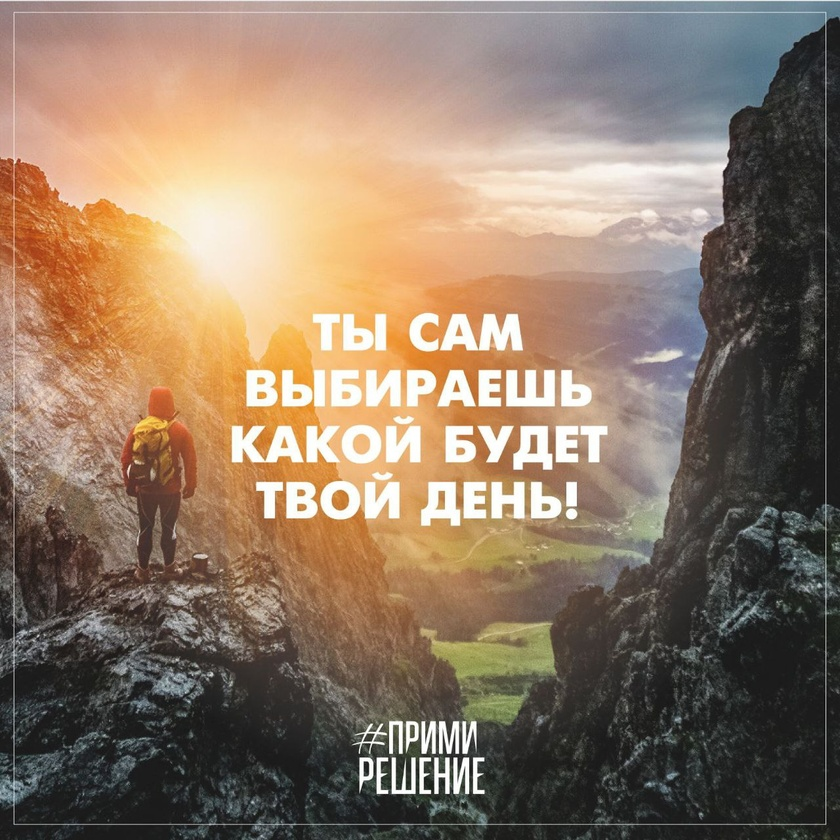
#> input picture 5353018101685414307.jpg, 840 x 840 px, shrunk from 1280 x 1280 before the run, given in place of img.png, which was not available
$ python script2.py
#> lines starting #> are read from the running program, lines starting #| are printed output that depends on the picture; pictures that were not available may be replaced by others from this repository, and a replacement may not be noted
import cv2
import numpy as np

def find_template_in_image(image_path, template_path, threshold=0.8):
    """
    Функция для поиска шаблона в изображении с учетом масштабирования.

    Args:
        image_path: Путь к исходному изображению.
        template_path: Путь к шаблону.
        threshold: Порог соответствия (0.0 - 1.0).

    Returns:
        Кортеж с координатами верхней левой точки найденного шаблона или None, если шаблон не найден.
    """
#> called with image_path = 'img.png', template_path = 'target.png', threshold = 0.8

    # Загрузка изображений в оттенках серого
    img = cv2.imread(image_path, cv2.IMREAD_GRAYSCALE)
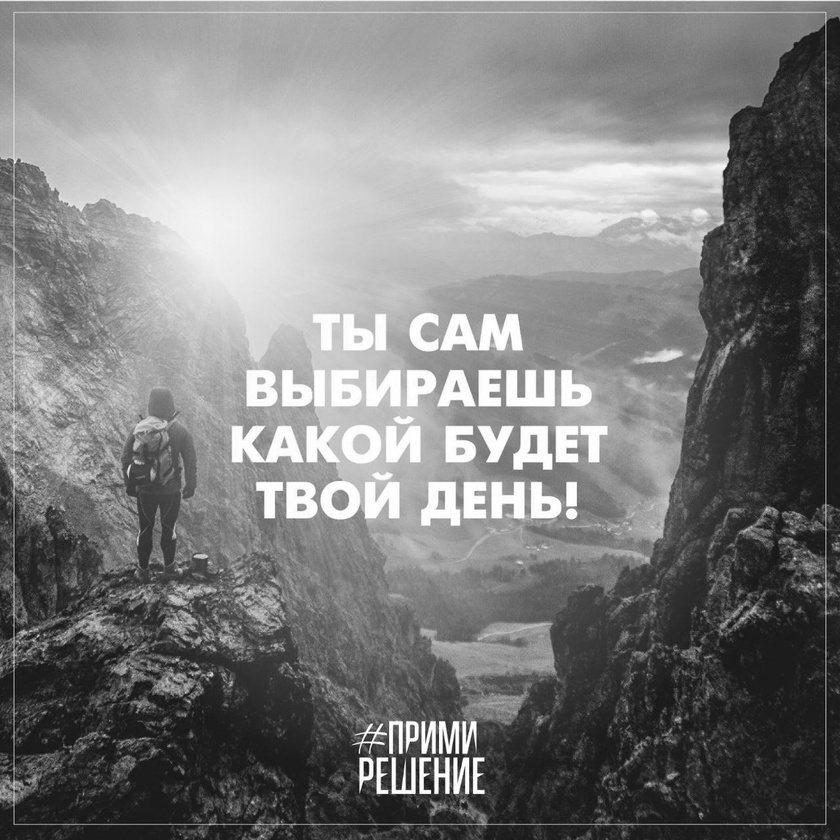
#> img: shape (840, 840); min 0, max 255, mean 125.6
    template = cv2.imread(template_path, cv2.IMREAD_GRAYSCALE)
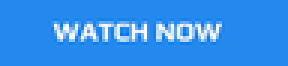
#> input picture template_with_diff_resolution/target.png, 96 x 22 px, shrunk from 147 x 34 before the run (shown 3 times larger)
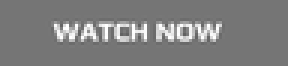
#> template: shape (22, 96) (shown 3 times larger); min 97, max 255, mean 127.2

    # Создание пирамиды изображений для поиска в разных масштабах
    w, h = template.shape[::-1]
#> w = 96; h = 22
    methods = [cv2.TM_CCOEFF_NORMED]  # Вы можете использовать другие методы сопоставления

    for mt in methods:
        img_copy = img.copy()

        # Сопоставление шаблона
        res = cv2.matchTemplate(img_copy, template, mt)
        min_val, max_val, min_loc, max_loc = cv2.minMaxLoc(res)

        if max_val > threshold:
            top_left = max_loc
            bottom_right = (top_left[0] + w, top_left[1] + h)
            cv2.rectangle(img_copy, top_left, bottom_right, 255, 2)
            cv2.imshow('Detected Point', img_copy)
            cv2.waitKey(0)
            return top_left
#> this loop made 1 pass
#> (min_val, max_val, min_loc, max_loc) on pass 1: (-0.41, 0.389, (500, 194), (608, 346))
#> pass 1, in find_template_in_image, `res = cv2.matchTemplate(img_copy, template, mt)`:
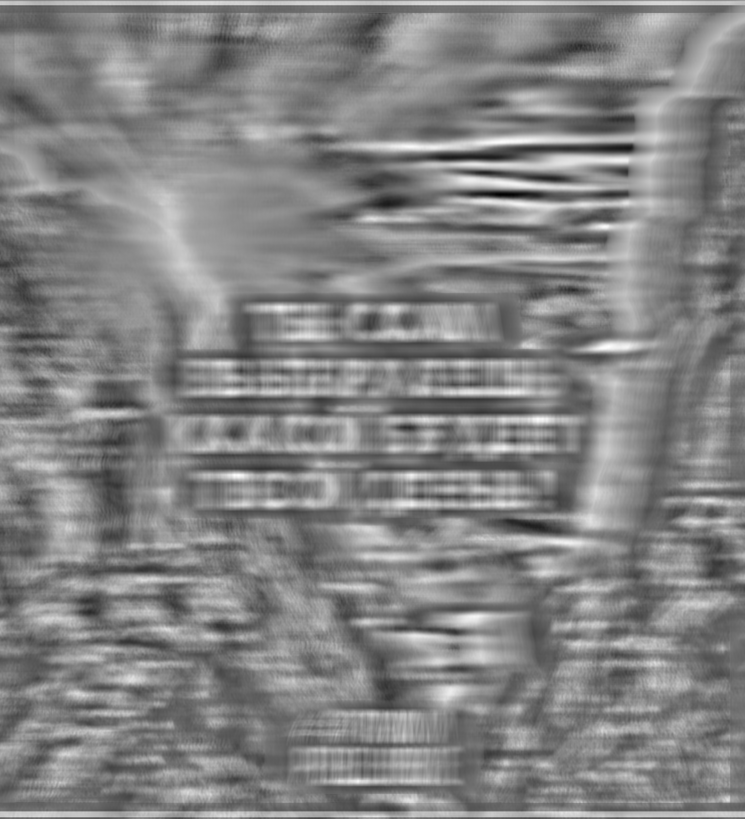
#> res: shape (819, 745) float32; min -0.41, max 0.389, mean 0.00247; drawn with min black and max white

    return None

# Пример использования
image_path = 'img.png'
template_path = 'target.png'
result = find_template_in_image(image_path, template_path)

if result:
    print(f"Шаблон найден в координатах: {result}")
else:
    print("Шаблон не найден")
